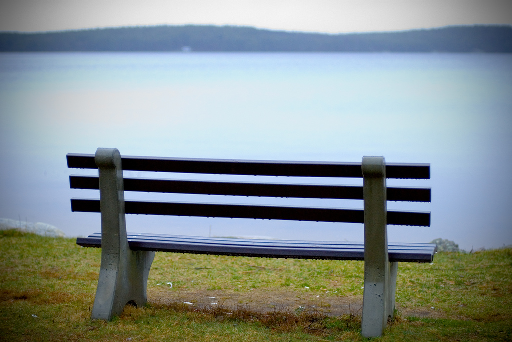
#> input picture input/bench.jpg, 512 x 342 px
$ python -i operators.py   (imports and definitions only)   (older library calls are emulated)
#> lines starting #> are read from the running program, lines starting #| are printed output that depends on the picture
#> further down, picture is the input picture: shape (342, 512, 3); mean B, G, R 145, 145.1, 134.1
import math

import cv2
import numpy as np

# [17 lines left out: function mutate, not called in this run]


def gaussian(x, sigma):
    return np.exp(-np.power(x, 2) / (2 * np.power(sigma, 2)))


# [21 lines left out: function evaluate, not called in this run]
    # return energy ** -3.0,


def get_energy_map(image):
    grad_x = cv2.Sobel(image, cv2.CV_64F, 1, 0)
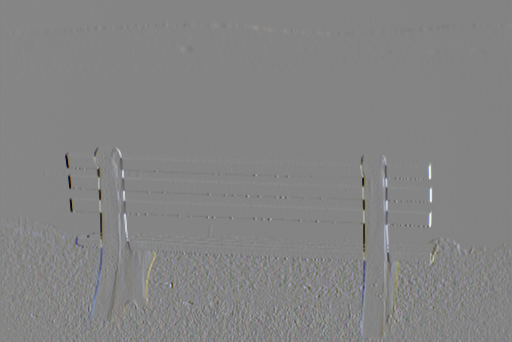
#> grad_x: shape (342, 512, 3) float64; mean B, G, R 0.1, 0, 0; drawn with min black and max white
    grad_y = cv2.Sobel(image, cv2.CV_64F, 0, 1)
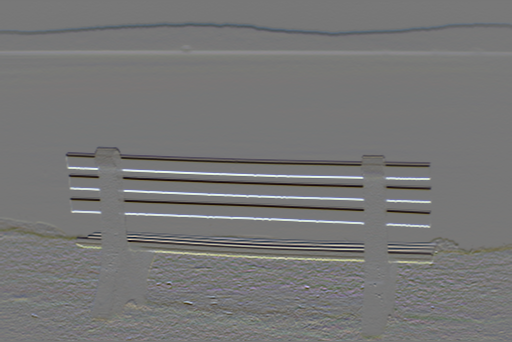
#> grad_y: shape (342, 512, 3) float64; mean B, G, R -4, -2.8, -2.7; drawn with min black and max white

    abs_grad_x = cv2.convertScaleAbs(grad_x)
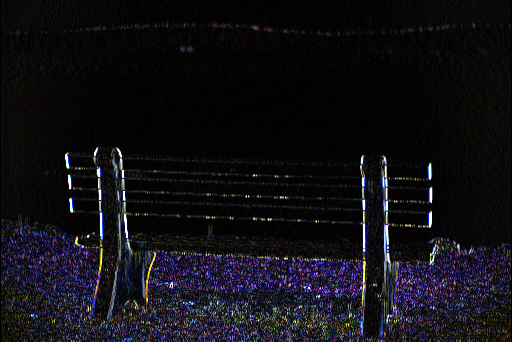
#> abs_grad_x: shape (342, 512, 3); mean B, G, R 20.7, 15.5, 17
    abs_grad_y = cv2.convertScaleAbs(grad_y)
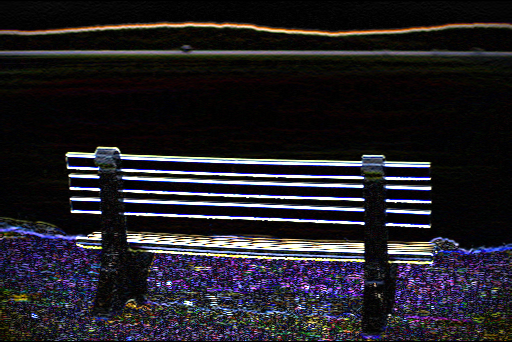
#> abs_grad_y: shape (342, 512, 3); mean B, G, R 38.3, 32.1, 34.4

    energy_map = cv2.addWeighted(abs_grad_x, 2.0, abs_grad_y, 2.0, 0)
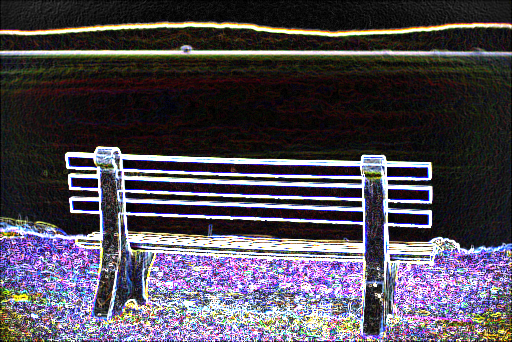
#> energy_map: shape (342, 512, 3); mean B, G, R 85.3, 74.9, 80.8

    cv2.imwrite("energy_map.jpg", energy_map)

    return energy_map / 255.0


# [37 lines left out: functions construct_seam, to_integer, to_balanced_ternary, not called in this run]

>>> import cv2
>>> picture = cv2.imread('input/bench.jpg')
>>> result = get_energy_map(picture)
